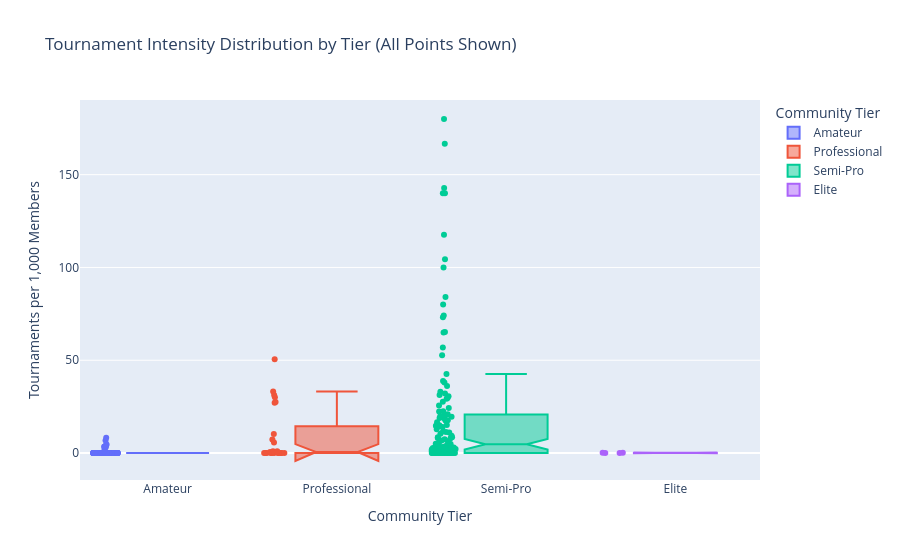

The notebook cell saved with this chart:
### Code cell
#Interactive Box Plot: Tournament Intensity by Community Tier (with All Points)
fig = px.box(
    gaming_data,
    x='community_tier',
    y='tournament_intensity',
    color='community_tier',
    points='all',
    notched=True,
    title='Tournament Intensity Distribution by Tier (All Points Shown)',
    labels={
        'community_tier': 'Community Tier',
        'tournament_intensity': 'Tournaments per 1,000 Members'  
    }
)
fig.write_html("box_tournament_intensity_by_tier.html")

fig.show()

### Figure 1 — Plotly figure (JSON) as saved in the notebook; plotly's stock layout.template omitted (floating-point values rounded to 4 significant figures; data arrays with more than 128 entries replaced by an {"elided": "..."} marker saying what was removed)
{"data": [{"alignmentgroup": "True", "boxpoints": "all", "hovertemplate": "Community Tier=%{x}<br>Tournaments per 1,000 Members=%{y}<extra></extra>", "legendgroup": "Amateur", "marker": {"color": "#636efa"}, "name": "Amateur", "notched": true, "offsetgroup": "Amateur", "orientation": "v", "showlegend": true, "type": "box", "x": {"elided": "200 str values"}, "x0": " ", "xaxis": "x", "y": {"elided": "200 float values"}, "y0": " ", "yaxis": "y"}, {"alignmentgroup": "True", "boxpoints": "all", "hovertemplate": "Community Tier=%{x}<br>Tournaments per 1,000 Members=%{y}<extra></extra>", "legendgroup": "Professional", "marker": {"color": "#EF553B"}, "name": "Professional", "notched": true, "offsetgroup": "Professional", "orientation": "v", "showlegend": true, "type": "box", "x": ["Professional", "Professional", "Professional", "Professional", "Professional", "Professional", "Professional", "Professional", "Professional", "Professional", "Professional", "Professional", "Professional", "Professional", "Professional", "Professional", "Professional", "Professional", "Professional", "Professional", "Professional", "Professional", "Professional", "Professional", "Professional"], "x0": " ", "xaxis": "x", "y": [33.15, 10.2, 27.11, 1.008, 0.0, 0.0, 0.0, 0.0, 7.335, 0.9083, 0.5988, 0.2362, 27.5, 0.08378, 31.25, 50.56, 0.0, 30.04, 0.0, 0.0, 0.2256, 0.0, 5.612, 0.0, 0.0], "y0": " ", "yaxis": "y"}, {"alignmentgroup": "True", "boxpoints": "all", "hovertemplate": "Community Tier=%{x}<br>Tournaments per 1,000 Members=%{y}<extra></extra>", "legendgroup": "Semi-Pro", "marker": {"color": "#00cc96"}, "name": "Semi-Pro", "notched": true, "offsetgroup": "Semi-Pro", "orientation": "v", "showlegend": true, "type": "box", "x": ["Semi-Pro", "Semi-Pro", "Semi-Pro", "Semi-Pro", "Semi-Pro", "Semi-Pro", "Semi-Pro", "Semi-Pro", "Semi-Pro", "Semi-Pro", "Semi-Pro", "Semi-Pro", "Semi-Pro", "Semi-Pro", "Semi-Pro", "Semi-Pro", "Semi-Pro", "Semi-Pro", "Semi-Pro", "Semi-Pro", "Semi-Pro", "Semi-Pro", "Semi-Pro", "Semi-Pro", "Semi-Pro", "Semi-Pro", "Semi-Pro", "Semi-Pro", "Semi-Pro", "Semi-Pro", "Semi-Pro", "Semi-Pro", "Semi-Pro", "Semi-Pro", "Semi-Pro", "Semi-Pro", "Semi-Pro", "Semi-Pro", "Semi-Pro", "Semi-Pro", "Semi-Pro", "Semi-Pro", "Semi-Pro", "Semi-Pro", "Semi-Pro", "Semi-Pro", "Semi-Pro", "Semi-Pro", "Semi-Pro", "Semi-Pro", "Semi-Pro", "Semi-Pro", "Semi-Pro", "Semi-Pro", "Semi-Pro", "Semi-Pro", "Semi-Pro", "Semi-Pro", "Semi-Pro", "Semi-Pro", "Semi-Pro", "Semi-Pro", "Semi-Pro", "Semi-Pro", "Semi-Pro", "Semi-Pro", "Semi-Pro", "Semi-Pro", "Semi-Pro", "Semi-Pro", "Semi-Pro", "Semi-Pro", "Semi-Pro", "Semi-Pro", "Semi-Pro", "Semi-Pro", "Semi-Pro", "Semi-Pro", "Semi-Pro", "Semi-Pro", "Semi-Pro", "Semi-Pro", "Semi-Pro", "Semi-Pro", "Semi-Pro", "Semi-Pro", "Semi-Pro", "Semi-Pro", "Semi-Pro", "Semi-Pro", "Semi-Pro", "Semi-Pro", "Semi-Pro", "Semi-Pro", "Semi-Pro", "Semi-Pro", "Semi-Pro", "Semi-Pro", "Semi-Pro", "Semi-Pro", "Semi-Pro", "Semi-Pro", "Semi-Pro", "Semi-Pro", "Semi-Pro", "Semi-Pro", "Semi-Pro", "Semi-Pro", "Semi-Pro", "Semi-Pro", "Semi-Pro", "Semi-Pro", "Semi-Pro", "Semi-Pro", "Semi-Pro", "Semi-Pro", "Semi-Pro", "Semi-Pro", "Semi-Pro", "Semi-Pro", "Semi-Pro", "Semi-Pro", "Semi-Pro", "Semi-Pro", "Semi-Pro", "Semi-Pro", "Semi-Pro", "Semi-Pro"], "x0": " ", "xaxis": "x", "y": [1.786, 0.0, 0.1158, 3.642, 0.3104, 2.405, 1.562, 11.02, 65.22, 0.0, 0.0, 2.67, 0.5229, 7.472, 0.3253, 0.0, 0.0, 5.042, 80.0, 0.515, 0.0, 25.64, 0.0, 0.0, 18.18, 2.019, 100.0, 14.0, 0.0, 0.0, 0.0, 0.0, 37.97, 14.55, 1.997, 0.3852, 0.0, 0.0, 17.73, 18.87, 117.6, 19.61, 2.232, 19.61, 1.722, 14.55, 8.523, 1.376, 22.35, 0.0, 4.808, 29.63, 84.11, 0.0, 14.76, 0.0, 56.82, 1.518, 27.59, 33.06, 30.53, 11.54, 2.992, 73.17, 0.0, 38.79, 9.296, 0.2161, 0.0, 0.0, 0.2019, 29.2, 4.717, 17.42, 36.08, 3.671, 42.55, 64.94, 0.0, 0.0, 52.63, 0.7793, 140.0, 1.16, 140.0, 6.51, 3.295, 32.03, 180.0, 19.8, 10.35, 8.086, 74.07, 0.0, 0.0, 22.56, 3.128, 0.0, 24.24, 15.09, 20.66, 0.0, 0.0, 12.82, 104.5, 0.0, 0.0, 6.726, 0.0, 1.221, 31.25, 0.8783, 0.0, 166.7, 142.9, 14.99, 20.93, 4.24, 7.899, 14.71, 11.3, 5.917, 0.5024, 3.778, 8.537, 0.0, 16.57, 1.735], "y0": " ", "yaxis": "y"}, {"alignmentgroup": "True", "boxpoints": "all", "hovertemplate": "Community Tier=%{x}<br>Tournaments per 1,000 Members=%{y}<extra></extra>", "legendgroup": "Elite", "marker": {"color": "#ab63fa"}, "name": "Elite", "notched": true, "offsetgroup": "Elite", "orientation": "v", "showlegend": true, "type": "box", "x": ["Elite", "Elite", "Elite", "Elite"], "x0": " ", "xaxis": "x", "y": [0.0, 0.0, 0.1308, 0.1744], "y0": " ", "yaxis": "y"}], "layout": {"boxmode": "overlay", "legend": {"title": {"text": "Community Tier"}, "tracegroupgap": 0}, "title": {"text": "Tournament Intensity Distribution by Tier (All Points Shown)"}, "xaxis": {"anchor": "y", "categoryarray": ["Amateur", "Professional", "Semi-Pro", "Elite"], "categoryorder": "array", "domain": [0, 1], "title": {"text": "Community Tier"}}, "yaxis": {"anchor": "x", "domain": [0, 1], "title": {"text": "Tournaments per 1,000 Members"}}}}
